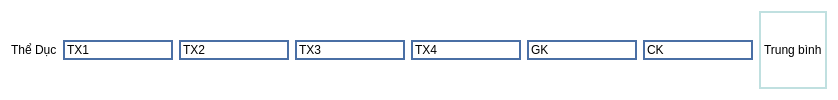
                        <widget class="QWidget" name="widget_20" native="true">
                         <property name="styleSheet">
                          <string notr="true">background-color: rgb(255, 255, 255);</string>
                         </property>
                         <layout class="QHBoxLayout" name="horizontalLayout_11">
                          <item>
                           <widget class="QLabel" name="label_18">
                            <property name="text">
                             <string>Thể Dục</string>
                            </property>
                           </widget>
                          </item>
                          <item>
                           <widget class="QLineEdit" name="lineEdit_64">
                            <property name="styleSheet">
                             <string notr="true">border: 2px solid #4A6FA5;</string>
                            </property>
                            <property name="text">
                             <string>TX1</string>
                            </property>
                           </widget>
                          </item>
                          <item>
                           <widget class="QLineEdit" name="lineEdit_65">
                            <property name="styleSheet">
                             <string notr="true">border: 2px solid #4A6FA5;</string>
                            </property>
                            <property name="text">
                             <string>TX2</string>
                            </property>
                           </widget>
                          </item>
                          <item>
                           <widget class="QLineEdit" name="lineEdit_66">
                            <property name="styleSheet">
                             <string notr="true">border: 2px solid #4A6FA5;</string>
                            </property>
                            <property name="text">
                             <string>TX3</string>
                            </property>
                           </widget>
                          </item>
                          <item>
                           <widget class="QLineEdit" name="lineEdit_67">
                            <property name="styleSheet">
                             <string notr="true">border: 2px solid #4A6FA5;</string>
                            </property>
                            <property name="text">
                             <string>TX4</string>
                            </property>
                           </widget>
                          </item>
                          <item>
                           <widget class="QLineEdit" name="lineEdit_68">
                            <property name="styleSheet">
                             <string notr="true">border: 2px solid #4A6FA5;</string>
                            </property>
                            <property name="text">
                             <string>GK</string>
                            </property>
                           </widget>
                          </item>
                          <item>
                           <widget class="QLineEdit" name="lineEdit_69">
                            <property name="styleSheet">
                             <string notr="true">border: 2px solid #4A6FA5;</string>
                            </property>
                            <property name="text">
                             <string>CK</string>
                            </property>
                           </widget>
                          </item>
                          <item>
                           <widget class="QLabel" name="label_59">
                            <property name="styleSheet">
                             <string notr="true">border: 2px solid #C0E0E0;</string>
                            </property>
                            <property name="text">
                             <string>Trung bình</string>
                            </property>
                           </widget>
                          </item>
                         </layout>
                        </widget>
